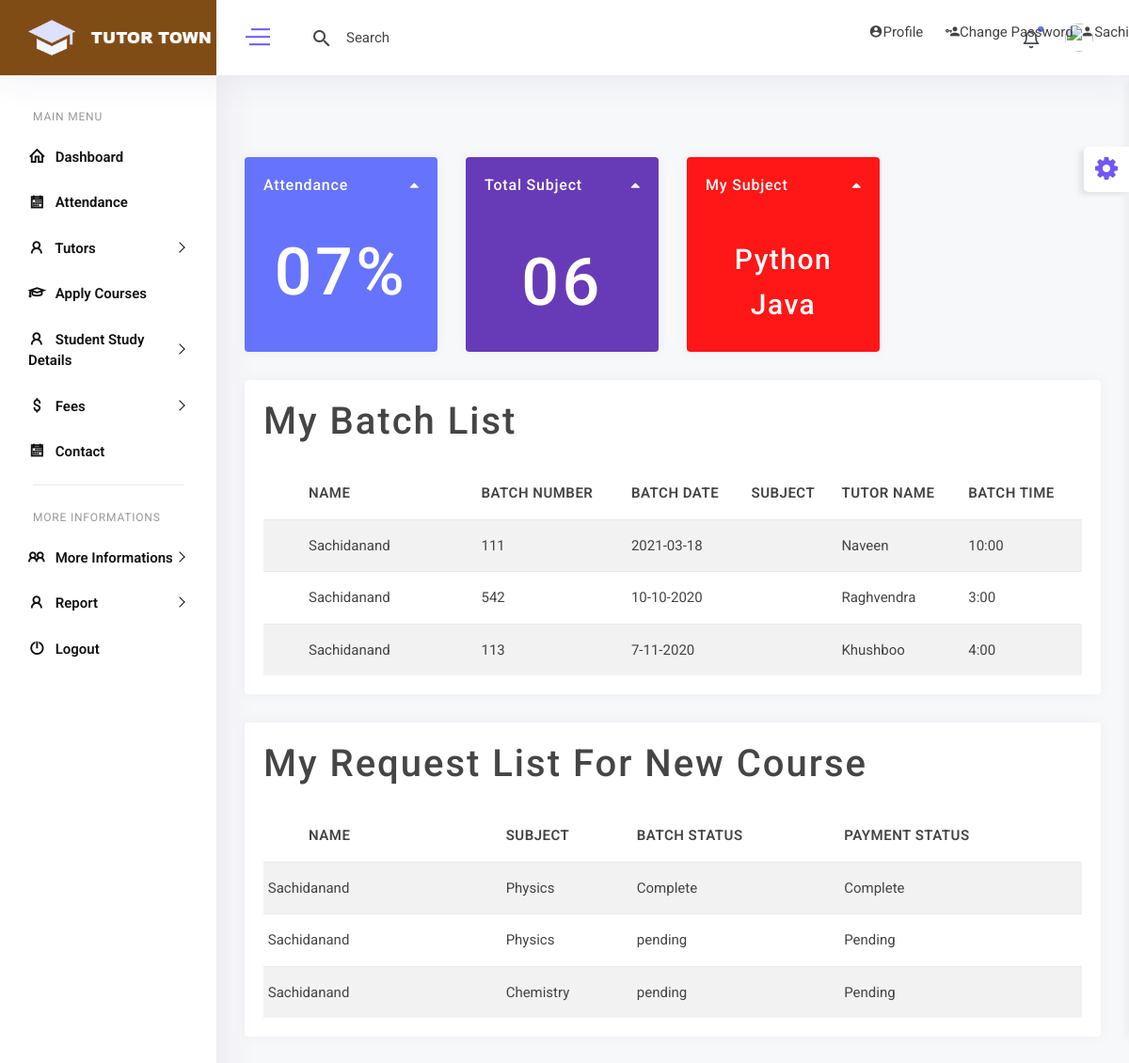
Screenshot of /student_index/ (signed in) with the database file from the repository.
### myapp/models.py (models this page shows, shortened)
class Add_student_batch(models.Model):
	tutor=models.ForeignKey(Tutor,on_delete=models.CASCADE)
	student=models.ForeignKey(Student,on_delete=models.CASCADE)
	bnum=models.CharField(max_length=100,default="")
	bdate=models.CharField(max_length=100)
	btime=models.CharField(max_length=100)
	fname=models.CharField(max_length=100)
	lname=models.CharField(max_length=100)
	email=models.CharField(max_length=100)
	mobile=models.CharField(max_length=100)

class Student(models.Model):
	tutor=models.ForeignKey(Tutor,on_delete=models.CASCADE,blank=True,null=True)
	fname=models.CharField(max_length=100)
	lname=models.CharField(max_length=100)
	email=models.CharField(max_length=100)
	mobile=models.CharField(max_length=100)
	password=models.CharField(max_length=100)
	cpassword=models.CharField(max_length=100)
	usertype=models.CharField(max_length=100)
	user_image=models.ImageField(upload_to='images/')
	status=models.CharField(max_length=100,default="inactive")

class Tutor(models.Model):
	fname=models.CharField(max_length=100)
	lname=models.CharField(max_length=100)
	email=models.CharField(max_length=100)
	mobile=models.CharField(max_length=100)
	password=models.CharField(max_length=100)
	cpassword=models.CharField(max_length=100)
	usertype=models.CharField(max_length=100)
	user_image=models.ImageField(upload_to='images/')
	status=models.CharField(max_length=100,default="inactive")

class Student_request(models.Model):
	fees_master=models.ForeignKey(Fees_master,on_delete=models.CASCADE, blank=True,null=True)
	tutor=models.ForeignKey(Tutor,on_delete=models.CASCADE, blank=True,null=True)
	student=models.ForeignKey(Student,on_delete=models.CASCADE, blank=True,null=True)
	rstatus=models.CharField(max_length=100,default="pending")
	pstatus=models.CharField(max_length=100,default="Pending")
	subject_name=models.CharField(max_length=100)

### myapp/views.py (the view)
# urls.py: path('student_index/',views.student_index,name='student_index'),
def student_index(request):
	student=Student.objects.get(email=request.session['email'])
	student_request=Student_request.objects.filter(student=student)
	add_student_batchs=Add_student_batch.objects.filter(student=student)
	print(add_student_batchs)
	add_student_batch=Add_student_batch.objects.filter(student=student)
	print(add_student_batch[0].bnum)
	upload_by_tutor=Upload_by_tutor.objects.filter(bnum=add_student_batch[0].bnum)
	print(upload_by_tutor)
	return render(request,'student_index.html',{'student_request':student_request,'add_student_batchs':add_student_batchs})

### myapp/templates/student_index.html (shortened to what this page needs)
{% extends 'student_header.html'%}
{% block content %}
<!DOCTYPE html>
<html>
<head>
</head>
<body>
    <div class="content-body">
        <div class="container-fluid">
            <div class="row">
                <div class="col-xl-3 col-xxl-3 col-sm-6">
                    <div class="widget-stat card bg-primary overflow-hidden">
                        <div class="card-header">
                            <h3 class="card-title text-white">Attendance </h3>
                            <h5 class="text-white mb-0"><i class="fa fa-caret-up"></i></h5>
                        </div>
                        <div class="card-body text-center mt-3">
                            <div class="ico-sparkline">
                                <h3 class="card-title text-white" style="font-size:70px">07%</h3>
                            </div>
                        </div>
                    </div>
                </div>
                <div class="col-xl-3 col-xxl-3 col-sm-6">
                    <div class="widget-stat card bg-secondary overflow-hidden">
                        <div class="card-header pb-3">
                            <h3 class="card-title text-white">Total Subject</h3>
                            <h5 class="text-white mb-0"><i class="fa fa-caret-up"></i></h5>
                        </div>
                        <div class="card-body text-center mt-3">
                            <div class="ico-sparkline">
                                <h3 class="card-title text-white" style="font-size:70px">06</h3>
                            </div>
                        </div>
                    </div>
                </div>
                <div class="col-xl-3 col-xxl-3 col-sm-6">
                    <div class="widget-stat card bg-danger overflow-hidden">
                        <div class="card-header pb-3">
                            <h3 class="card-title text-white">My Subject</h3>
                            <h5 class="text-white mb-0"><i class="fa fa-caret-up"></i></h5>
                        </div>
                        <div class="card-body text-center mt-3">
                            <div class="ico-sparkline">
                                <h3 class="card-title text-white" style="font-size:30px">Python</h3>
                                <h3 class="card-title text-white" style="font-size:30px">Java</h3>
                            </div>
                        </div>
                    </div>
                </div>
                <div class="col-lg-12">
                    <div class="card">
                        <div class="card-header">
                            <h4 class="card-title" style="font-size:40px">My Batch List </h4>
                        </div>
                        <div class="card-body">
                            <div class="table-responsive">
                                <table class="table table-sm mb-0 table-striped">
                                    <thead >
                                        <tr>
                                            <th class="px-5 py-3" style="font-size: 15px;">Name</th>
                                            <th class="py-3" style="font-size: 15px;">Batch Number</th>
                                            <th class="py-3" style="font-size: 15px;">Batch Date</th>
                                            <th class="py-3" style="font-size: 15px;">Subject</th>
                                            <th class="py-3" style="font-size: 15px;">Tutor Name</th>
                                            <th class="py-3" style="font-size: 15px;">Batch Time</th>
                                        </tr>
                                    </thead>
                                    <tbody>
                                        {% for i in add_student_batchs %}
                                        <tr>
                                            <td class="px-5 py-3" style="font-size: 15px;">{{i.student.fname}}</td>
                                            <td class="py-3" style="font-size: 15px;">{{i.bnum}}</td>
                                            <td class="py-3" style="font-size: 15px;">{{i.bdate}}</td>
                                            <td class="py-3" style="font-size: 15px;"></td>
                                            <td class="py-3" style="font-size: 15px;">{{i.tutor.fname}}</td>
                                            <td class="py-3" style="font-size: 15px;">{{i.btime}}</td>
                                        </tr>
                                        {% endfor %}
                                    </tbody>
                                </table>
                            </div>
                        </div>
                    </div>
                </div>
                <div class="col-lg-12">
                    <div class="card">
                        <div class="card-header">
                            <h4 class="card-title" style="font-size:40px">My Request List for New Course</h4>
                        </div>
                        <div class="card-body">
                            <div class="table-responsive">
                                <table class="table table-sm mb-0 table-striped">
                                    <thead >
                                        <tr>
                                            <th class="px-5 py-3" style="font-size: 15px;">Name</th>
                                            <th class="py-3" style="font-size: 15px;">Subject</th>
                                            <th class="py-3" style="font-size: 15px;">Batch Status</th>
                                            <th class="py-3" style="font-size: 15px;">Payment Status</th>
                                        </tr>
                                    </thead>
                                    <tbody>
                                        {% for i in student_request %}
                                        <tr>
                                            <td class="py-3">{{i.student.fname}}</td>
                                            <td class="py-3">{{i.subject_name}}</td>
                                            <td class="py-3">{{i.rstatus}}</td>
                                            <td class="py-3">{{i.pstatus}}</td>
                                        </tr>
                                        {% endfor %}
                                    </tbody>
                                </table>
                            </div>
                        </div>
                    </div>
                </div>
            </div>
        </div>
    </div>
</body>
</html>
{% endblock %}

### myapp/templates/student_header.html (shortened to what this page needs)
{% load static %}
<!DOCTYPE html>
<html lang="en">
<head>
    <link rel="stylesheet" href="{% static 'vendor/jqvmap/css/jqvmap.min.css' %}">
	<link rel="stylesheet" href="{% static 'vendor/chartist/css/chartist.min.css' %}">
	<link rel="stylesheet" href="{% static 'vendor/bootstrap-select/dist/css/bootstrap-select.min.css' %}">
    <link rel="stylesheet" href="{% static 'css/style.css' %}">
	<link rel="stylesheet" href="{% static 'css/skin-2.css' %}">
</head>
<body>
    <div id="main-wrapper">
        <div class="nav-header">
            <a href="{% url 'student_index' %}" class="brand-logo">
                <img class="logo-abbr" src="{% static 'images/logo-white.png' %}" alt="">
                <img class="brand-title" src="{% static 'images/logo_image1.png' %}" alt="">
            </a>
            <div class="nav-control">
                <div class="hamburger">
                    <span class="line"></span><span class="line"></span><span class="line"></span>
                </div>
            </div>
        </div>
        <div class="header">
            <div class="header-content">
                <nav class="navbar navbar-expand">
                    <div class="collapse navbar-collapse justify-content-between">
                        <div class="header-left">
                            <div class="search_bar dropdown">
                                <span class="search_icon p-3 c-pointer" data-toggle="dropdown">
                                    <i class="mdi mdi-magnify"></i>
                                </span>
                                <div class="dropdown-menu p-0 m-0">
                                    <form>
                                        <input class="form-control" type="search" placeholder="Search" aria-label="Search">
                                    </form>
                                </div>
                            </div>
                        </div>
                         <div class="header-left">
                            <div class="search_bar dropdown">
                                <div class="dropdown-menu custom-drp-menu p-0 mt-3">
                                    <a  href="{% url 'student_profile' %}" class="mdi mdi-account-circle">Profile</a>
                                   <a  href="{% url 'student_change_password' %}" class="mdi mdi-account-key">Change Password</a>&nbsp;
                                   <span class="mdi mdi-account">{{request.session.fname}}{{request.session.lname}}</span>
                                </div>
                            </div>
                        </div>
                        <ul class="navbar-nav header-right">
                            <li class="nav-item dropdown notification_dropdown">
                                <a class="nav-link bell ai-icon" href="#" role="button" data-toggle="dropdown">
                                    <div class="pulse-css"></div>
                                </a>
                            </li>
                            <li class="nav-item dropdown header-profile">
                                <a class="nav-link" href="#" role="button" data-toggle="dropdown">
                                    <img src="{{request.session.user_image}}" width="20" alt=""/>
                                </a>
                            </li>
                        </ul>
                    </div>
                </nav>
            </div>
        </div>
        <div class="dlabnav">
            <div class="dlabnav-scroll">
                <ul class="metismenu" id="menu">
                    <li class="nav-label first">Main Menu</li>
                    <li><a href="javascript:void()" aria-expanded="false">
							<i class="la la-home"></i>
							<span class="nav-text">Dashboard</span>
						</a>
                    </li>
					<li><a class="ai-icon" href="{% url 'student_attendance' %}" aria-expanded="false">
							<i class="la la-calendar"></i>
							<span class="nav-text">Attendance</span>
						</a>
                    </li>
					<li><a class="has-arrow" href="javascript:void()" aria-expanded="false">
							<i class="la la-user"></i>
							<span class="nav-text">Tutors</span>
						</a>
                    </li>
					<li><a href="{% url 'apply_for_new_course' %}" aria-expanded="false">
							<i class="la la-graduation-cap"></i>
							<span class="nav-text">Apply Courses</span>
						</a>
                    </li>
					<li><a class="has-arrow" href="javascript:void()" aria-expanded="false">
                        <i class="la la-user"></i>
                        <span class="nav-text">Student Study Details</span>
                    </a>
                </li>
					<li><a class="has-arrow" href="javascript:void()" aria-expanded="false">
							<i class="la la-dollar"></i>
							<span class="nav-text">Fees</span>
						</a>
                    </li>
					<li><a class="ai-icon" href="{% url 'student_contact' %}" aria-expanded="false">
							<i class="la la-calendar"></i>
							<span class="nav-text">Contact</span>
						</a>
                    </li>
                    <li class="nav-label">More Informations</li>
                    <li><a class="has-arrow" href="javascript:void()" aria-expanded="false">
							<i class="la la-users"></i>
							<span class="nav-text">More Informations</span>
						</a>
                    </li>
                    <li><a class="has-arrow" href="javascript:void()" aria-expanded="false">
                        <i class="la la-user"></i>
                        <span class="nav-text">Report</span>
                    </a>
                </li>
                    <li><a class="ai-icon" href="{% url 'logout' %}" aria-expanded="false">
                        <i class="la la-power-off"></i>
                        <span class="nav-text">Logout</span>
                    </a>
                </li>
				</ul>
            </div>
        </div>
        <div class="footer">
            <div class="copyright">
                <p>Copyright © Designed &amp; Developed by <a href="http://dexignlab.com/" target="_blank">DexignLab</a> 2020</p>
            </div>
        </div>
    </div>
</body>
</html>
{% block content%}
{% endblock %}

### myapp/static/css/skin-2.css (style rules this page uses)
.footer .copyright a { color: #6673fd; }
.hamburger .line { background: #6673fd; }
.pulse-css { background: #6673fd; }
.pulse-css:after, .pulse-css:before { background-color: #6673fd; }
.bg-primary { background-color: #6673fd !important; }

### myapp/templates/student_header.html (style rules this page uses)
.custom-drp-menu a { margin-left: 20px; }
.custom-drp-menu { left: 180px !important; width: 350px; }

### rows the page displays
Add_student_batch: student.fname "Sachidanand", bnum "111", bdate "2021-03-18", tutor.fname "Naveen", btime "10:00"
Add_student_batch: student.fname "Sachidanand", bnum "542", bdate "10-10-2020", tutor.fname "Raghvendra", btime "3:00"
Add_student_batch: student.fname "Sachidanand", bnum "113", bdate "7-11-2020", tutor.fname "Khushboo", btime "4:00"
Student_request: student.fname "Sachidanand", subject_name "Physics", rstatus "Complete", pstatus "Complete"
Student_request: student.fname "Sachidanand", subject_name "Physics", rstatus "pending", pstatus "Pending"
Student_request: student.fname "Sachidanand", subject_name "Chemistry", rstatus "pending", pstatus "Pending"
